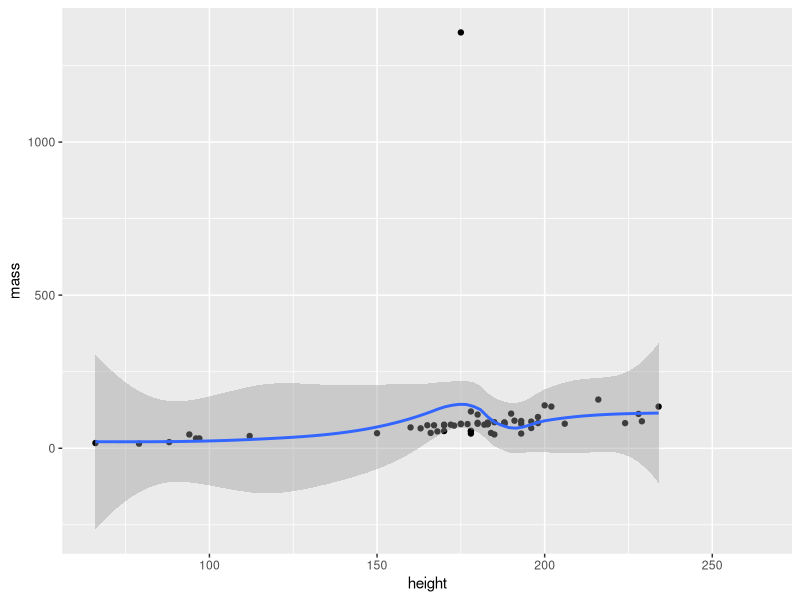
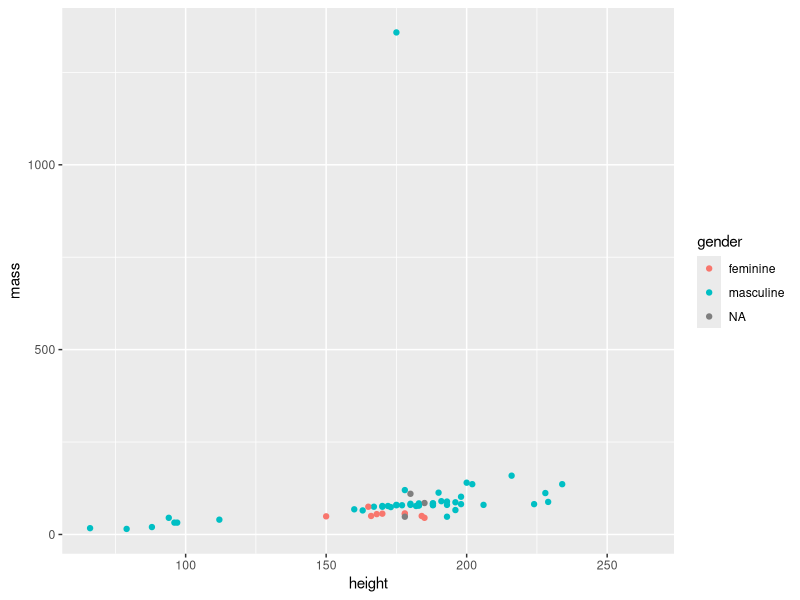

Generate these figures, in order, with R: (Note: this script raises an error after producing the figures.)

library("tidyverse")

data(starwars)

# 1. Visualiza la variable peso respecto a altura en los personajes de starwars:

ggplot(data = starwars) +
  geom_point( mapping = aes(x = height, y = mass) ) +
  geom_smooth(  mapping = aes(x = height, y = mass) )


# 2. Visualiza las mismas variables pero teniendo en cuenta el género de cada personaje:

ggplot(data = starwars) +
  geom_point(mapping = aes(x = height, y = mass, color = gender))


# 3. Obtener los 10 humanos más viejos, masculinos, con planeta natal Tatooine
starwars <- starwars %>% rename(birth = birth_year)

starwars %>%
  select(name, birth, species, sex, homeworld) %>%
  filter(sex == "male", homeworld == "Tatooine") %>%
  arrange(desc(birth)) %>%
  slice_head(n = 10)


# 4. Encontrar a aquellos personajes de ojos azules y rubios/as de especie humana, procedentes de Tatooine,
#    ordenados por edad de menor a mayor. Calcular la altura media de estos personajes

starwars %>%
  select(name, eye_color, hair_color, sex, homeworld, birth, height) %>%
  filter(
    eye_color == "blue",
    hair_color == "blond",
    sex %in% c("male", "female"),
    homeworld == "Tatooine"
  ) %>%
  arrange(birth) %>%
  summarise(mean(height))   # Colapse a dataframe to a single row


# 5.Encontrar aquellos personajes de especie Human o Naboo; añadir una variable nueva con los valores pesado o ligero
#   (si su masa es mayor que 79 es pesado). Mostrar solo las variables name, height mass y heavyorlight y ordenar por
#   mass de mayor a menor.

categorizaPeso <- function (x) {
  if_else(x > 79, "pesado", "ligero")
}

starwars %>%
  select(name, height, mass, species) %>%
  filter(species %in% c("Human", "Nabo")) %>%
  select(name, height, mass) %>%
  arrange(desc(mass)) %>%
  mutate(heavyorlight = categorizaPeso(mass))


# 6. Calcular el indice de masa corporal de todos los personajes (eliminando los que tienen masa o altura NA).
#    A continuación mostrar el nombre, altura, masa y IMC de cada personaje, con orden de IMC descendente.

starwars %>%
  select(name, height, mass) %>%
  drop_na(mass, height) %>%
  mutate(IMC = 10000 * (mass / (height^2))) %>%
  arrange(desc(IMC))


# 7. Obtener los personajes cuya única nave fuese un X-wing y ordenarlos de forma descendente según su masa

starwars %>%
  select(name, starships, mass) %>%
  filter(starships == "X-wing") %>%
  arrange(desc(mass))

## # A tibble: 3 × 3
##   name              starships  mass
##   <chr>             <list>    <dbl>
## 1 Jek Tono Porkins  <chr [1]>   110
## 2 Biggs Darklighter <chr [1]>    84
## 3 Wedge Antilles    <chr [1]>    77

# 7b. Obtener los personajes con nave X-wing (aunque no sea su única nave) y ordenarlos de forma descendente según su masa

contains <- function (list, elem) {
  some(list, function (x) { x == elem})
}

starwars %>%
  select(name, starships, mass) %>%
  filter(contains(starships, "X-wing")) %>%
  arrange(desc(mass))


starwars %>%
  select(name, starships, mass) %>%
  unnest_longer(starships) %>%
  filter(starships %like% "X-wing") %>%
  arrange(desc(mass))

# 8. Obtener los personajes de masa superior a la media de las masas, obviando valores nulos, y ordenarlos de forma decreciente.

umbral <- mean(starwars$mass, na.rm =TRUE); umbral

starwars %>%
  # drop_na() %>%
  select(name, mass) %>%
  filter(mass > umbral) %>%
  arrange(desc(mass))


# 9. Obtener las alturas medias de los personajes con el campo “gender” igual a “female”,
#    “male” y “hermaphrodite”, ignorando NA.

aux <- starwars %>%
  select(height, gender) %>%
  filter(gender == "feminine" | gender == "masculine" | gender == "hermaphrodite") %>%
  group_by(gender) %>%
  summarise(mean(height, na.rm = TRUE))


# 10. Filtrar por las especies que sean “Droid”, ordenados por altura descendiente y masa (ascendiente) .
#     Reemplazar las masas y alturas con valor NA por 1; mostrar solo la media de todas esas masas y la mediana de esas alturas.

starwars %>%
  select(name, species, height, mass) %>%
  replace_na(list(mass = 1, height = 1)) %>%
  filter(species == "Droid") %>%
  arrange(desc(height), mass) %>%
  summarise(mean(mass), median(height))

# 11. Seleccionar los humanos que midan más de 170 cm y que hayan salido en Attack of the Clones, agrupandolos por
#     homeworld obviando los NA y hallar la media de sus pesos sustituyendo los NA por la mediana y mostrarlos en orden descendiente.

mediana <- median(starwars$mass, na.rm = TRUE)

starwars %>%
  #drop_na() %>%
  select(name, species, height, mass, films, homeworld) %>%
  replace_na(list(mass = mediana)) %>%
  unnest_longer(films) %>%
  filter(species == "Human", height > 170, films %in% "Attack of the Clones") %>%
  group_by(homeworld) %>%
  mutate(mean_mass = mean(mass)) %>%
  slice(1) %>% # Para eliminar filas con el mismo homeworld
  arrange(desc(mean_mass)) %>%
  select(homeworld, mean_mass)


# 12. Encontrar para cada homeworld cuantas especies diferentes lo habitan y ordenalos de mayor a menor variedad.
#     Controlar que no se tiene en cuenta NA como especie

starwars %>%
  drop_na(homeworld, species) %>%
  select(homeworld, species) %>%
  group_by(homeworld) %>%
  mutate(count = length(unique(species))) %>%
  slice(1) %>%
  arrange(desc(count))



as.na()

# 13. Filtrar los datos de aquellos personajes que hayan aparecido solo en la película “Return of the Jedi”y que tengan
#     un mundo natal, ordenados por peso. Para ello transforma los valores NA en 0.

starwars %>%
  select(name, films, homeworld, mass) %>%
  drop_na(homeworld) %>%
  replace_na(list(mass = 0)) %>%
  filter(films %in% list("Return of the Jedi")) %>%
  arrange(desc(mass))


# Solución del enunciado:

arrange(filter(mutate(starwars, mass = coalesce(mass, 0)), films %in% list("Return of the Jedi") & !is.na(homeworld)), desc(mass))

# 14. De todos los personajes de Star Wars filtrar por los que tengan mass mayor o igual a 70, agruparlos por species y
#     gender y calcular la media de height de estos (eliminando los valores NA previamente).
#     Mostrar el resultado ordenado de mayor a menor altura

starwars %>%
  select(name, mass, species, gender, height) %>%
  drop_na() %>%
  filter(mass > 70) %>%
  group_by(species, gender) %>%
  arrange(desc(height)) %>%
  summarise(mediaAlturas = mean(height))


# 15. Filtrar por aquellos personajes que tienen los ojos azules y un homeworld y birth_year asignados (diferentes de NA)
#     Añadir una columna ficticia en la que se indica la edad que tendrían si no hubiesen muerto y actualmente estemos en 2023,
#           es decir, restar a 2023 su año de nacimiento
#     Agrupar según el país dónde viven Obtener como resultado la media de los valores height, mass
#           y la columna edad previamente calculada
#     Ordenar por la columna mass de forma descendentemente

starwars %>%
  select(name, eye_color, homeworld, birth, mass, height) %>%
  drop_na(homeworld, birth) %>%
  filter(eye_color == "blue") %>%
  mutate(newAge = 2023 - birth) %>%
  group_by(homeworld) %>%
  slice(1) %>%
  summarise(height = mean(height), mass = mean(mass), newAge)


# 16. Personajes más altos y bajos

starwars1 <- starwars %>%
drop_na(height) %>%
select(name, height) %>%
arrange(desc(height))

rbind(head(starwars1, n=10), tail(starwars1, n=10)) %>%
ggplot(aes(x=reorder(name, -height), y=height)) +
geom_bar(stat="identity", aes(fill=height), colour="black", show.legend=FALSE) +
scale_fill_gradient(low="darkolivegreen1", high="darkolivegreen4") +
geom_label(aes(label=height)) +
labs(title="Star Wars",
subtitle="Personajes más altos-bajos?",
#       caption="",
y="Altura (cm)") +
theme_light() +
theme(axis.text.x=element_text(angle=45, hjust=1),
axis.title.x=element_blank(),
plot.title=element_text(size=15, face="bold"),
axis.title=element_text(size=12),
axis.line=element_line(size=1.01, color="grey35")) +
geom_vline(xintercept=10.5, linetype="dashed", color="red") +
ylim(0, 400) +
annotate("text", x=5.5, y=370, label="Top 10 más altos", color="red") +
annotate("text", x=15.5, y=370, label="Top 10 más bajos", color="red")